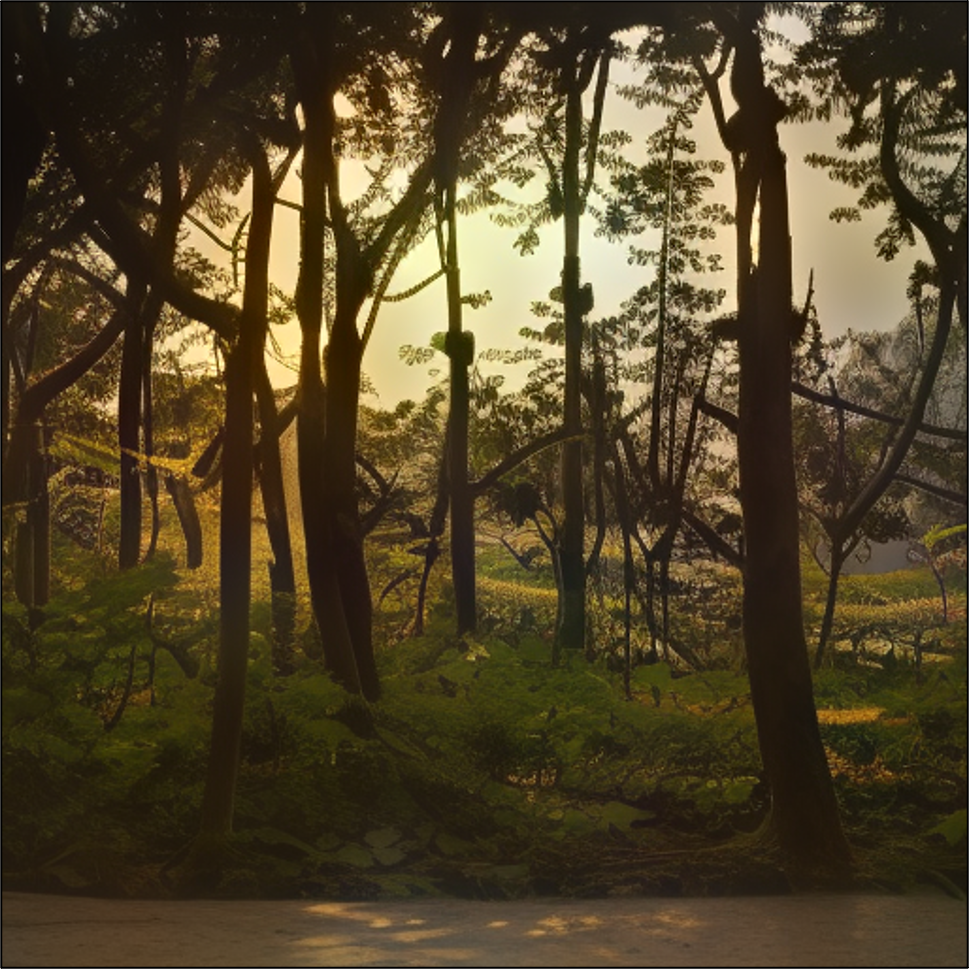
#> input picture gen_gif/sagiri/Picture2.png, 970 x 970 px
$ python gen_gif.py
#> lines starting #> are read from the running program, lines starting #| are printed output that depends on the picture
from PIL import Image, ImageDraw, ImageFont
import os
import cv2

def add_text_to_image(image, text_to_add, right=False):
    draw = ImageDraw.Draw(image)

    font_size = 100
    font = ImageFont.truetype("ttf_all/Roboto-Regular.ttf", font_size)

    text_color = (255, 255, 255)
    outline_color = (0, 0, 0)

    text_bbox = draw.textbbox((10, 30), text_to_add, font=font)

    if right:
        text_position = (image.width - text_bbox[2] - 10, 10)

    else: text_position = (10, 10)

    shadow_color = (10, 10, 10)
    draw.text((text_position[0] + 1, text_position[1] + 1), text_to_add, font=font, fill=shadow_color)
    draw.text(text_position, text_to_add, font=font, fill=text_color)

    return image


# def create_gif(blurred_path, clear_path, input_path, output_path, num_frames=5, line_thickness=1, line_color="white"):
def create_gif(blurred_path, clear_path, output_path, num_frames=30, line_thickness=1, line_color="white", back_n_forth=False):
    blurred_image = Image.open(blurred_path).convert("RGB")
    clear_image = Image.open(clear_path).convert("RGB")

    # [5 lines of commented-out code are left out]
    blurred_image_with_text = add_text_to_image(blurred_image.copy(), 'Input', right=True)
    clear_image_with_text = add_text_to_image(clear_image.copy(), 'Output')

    width, height = blurred_image.size
    frames = []

    # Forward sweep (left to right)
    for i in range(num_frames):
        line_position = int((i / (num_frames - 1)) * width)
        frame = Image.new("RGBA", (width, height), color=(0, 0, 0, 0))
        frame.paste(blurred_image_with_text.crop((line_position, 0, width, height)), (line_position, 0))
        frame.paste(clear_image_with_text.crop((0, 0, line_position, height)), (0, 0))
        draw = ImageDraw.Draw(frame)
        draw.rectangle([(line_position, 0), (line_position + line_thickness, height)], fill=line_color)
        frames.append(frame)

    # Backward sweep if back_n_forth = True
    if back_n_forth:
        frames_temp = frames.copy()
        for i in range(1, num_frames):
            frames.append(frames_temp[-1*i])

    frames[0].convert("RGB").save(output_path, save_all=True, append_images=frames[1:], duration=120, loop=0, format="PNG")

# def create_gif(blurred_path, clear_path, input_path, output_path, num_frames=5, line_thickness=1, line_color="white"):
def create_gif2(blurred_path, clear_path, output_path, num_frames=30, line_thickness=1, line_color="white", back_n_forth=False):
#> called with blurred_path = 'sagiri/Picture2.png', clear_path = 'sagiri/Picture1.jpg', output_path = 'sagiri/back_n_forth3.gif', num_frames = 30, line_thickness = 1, line_color = 'white', back_n_forth = True
    blurred_image = Image.open(blurred_path).convert("RGB")
    clear_image = Image.open(clear_path).convert("RGB")
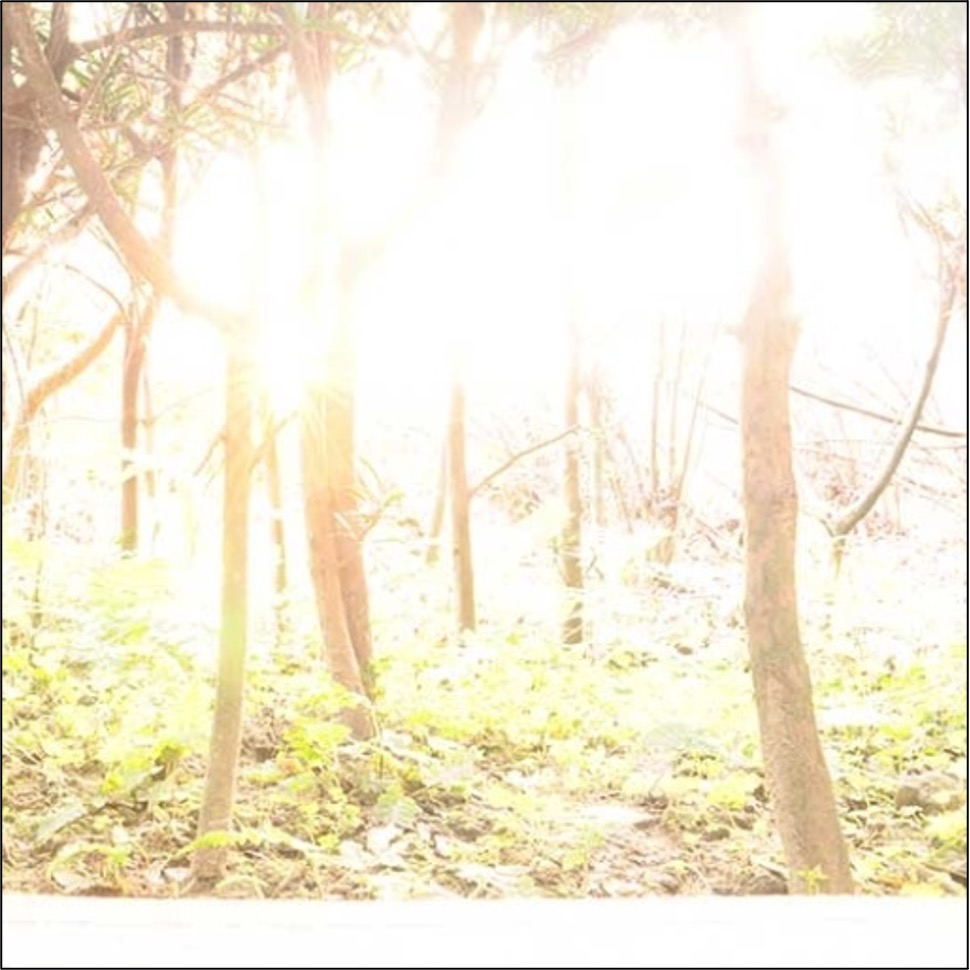
#> input picture gen_gif/sagiri/Picture1.jpg, 970 x 970 px
#> clear_image is the input picture: PIL image 970x970 RGB; mean R, G, B 243.4, 236.2, 215.5

    # [5 lines of commented-out code are left out]
    blurred_image_with_text = add_text_to_image(blurred_image.copy(), 'Output', right=True)
#> in add_text_to_image, `text_bbox = draw.textbbox((10, 30), text_to_add, font=font)`: text_bbox = (10, 48, 357, 144)
#> in add_text_to_image, `text_position = (image.width - text_bbox[2] - 10, 10)`: text_position = (603, 10)
    clear_image_with_text = add_text_to_image(clear_image.copy(), 'Input')

    width, height = blurred_image.size
#> width = 970; height = 970
    frames = []

    # Forward sweep (left to right)
    for i in range(num_frames):
        line_position = int((i / (num_frames - 1)) * width)
        frame = Image.new("RGBA", (width, height), color=(255, 255, 255, 0))
        frame.paste(blurred_image_with_text.crop((line_position, 0, width, height)), (line_position, 0))
        frame.paste(clear_image_with_text.crop((0, 0, line_position, height)), (0, 0))
        draw = ImageDraw.Draw(frame)
        draw.rectangle([(line_position, 0), (line_position + line_thickness, height)], fill=line_color)
        frames.append(frame)
#> after the loop, frames = 30 items

    # Backward sweep if back_n_forth = True
    if back_n_forth:
        frames_temp = frames.copy()
#> frames_temp = 30 items
        for i in range(1, num_frames):
            frames.append(frames_temp[-1*i])
#> after the loop, frames = 59 items

    frames[0].convert("RGB").save(output_path, save_all=True, append_images=frames[1:], duration=120, loop=0, format="PNG")
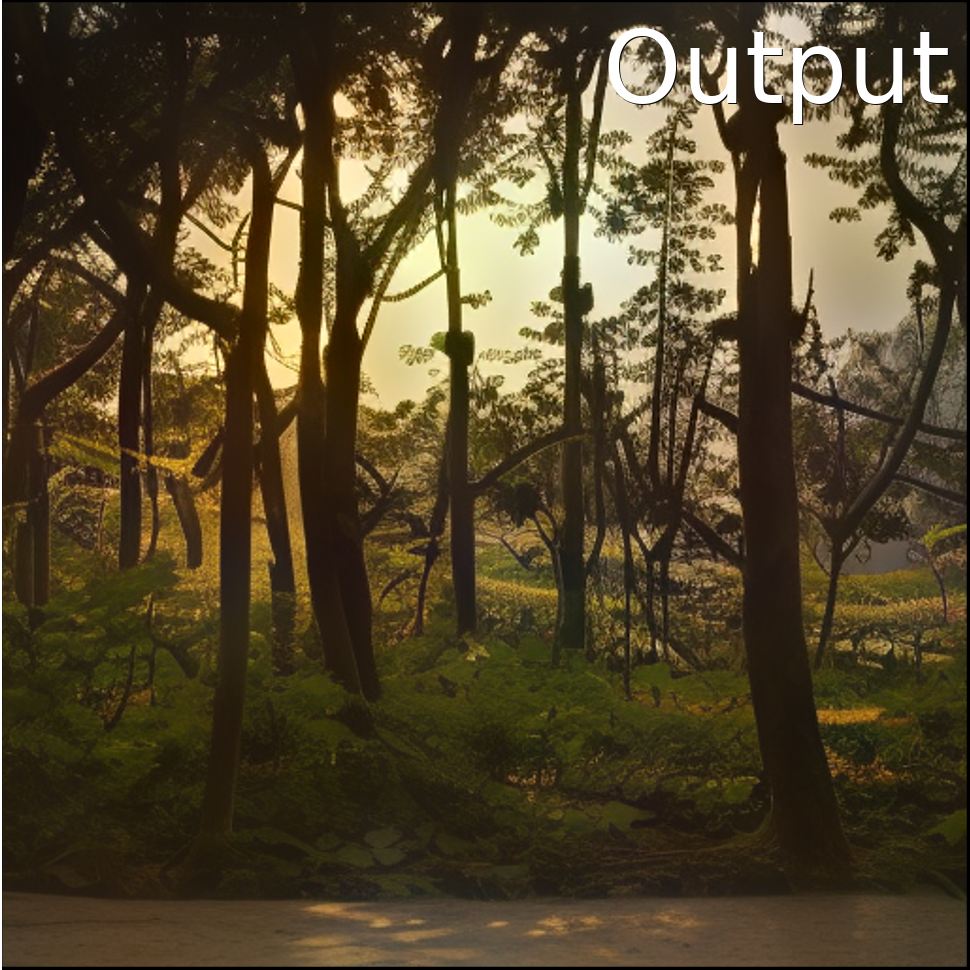
#> saved as back_n_forth3.gif: PIL image 970x970 RGB; mean R, G, B 83.4, 70.1, 43.3

# [18 lines of commented-out code are left out]


im_input_path = "sagiri/Picture1.jpg"
im_output_path = "sagiri/Picture2.png"
output_gif_path = os.path.join('sagiri', "back_n_forth3.gif")
create_gif2(im_output_path, im_input_path, output_gif_path, back_n_forth=True)
